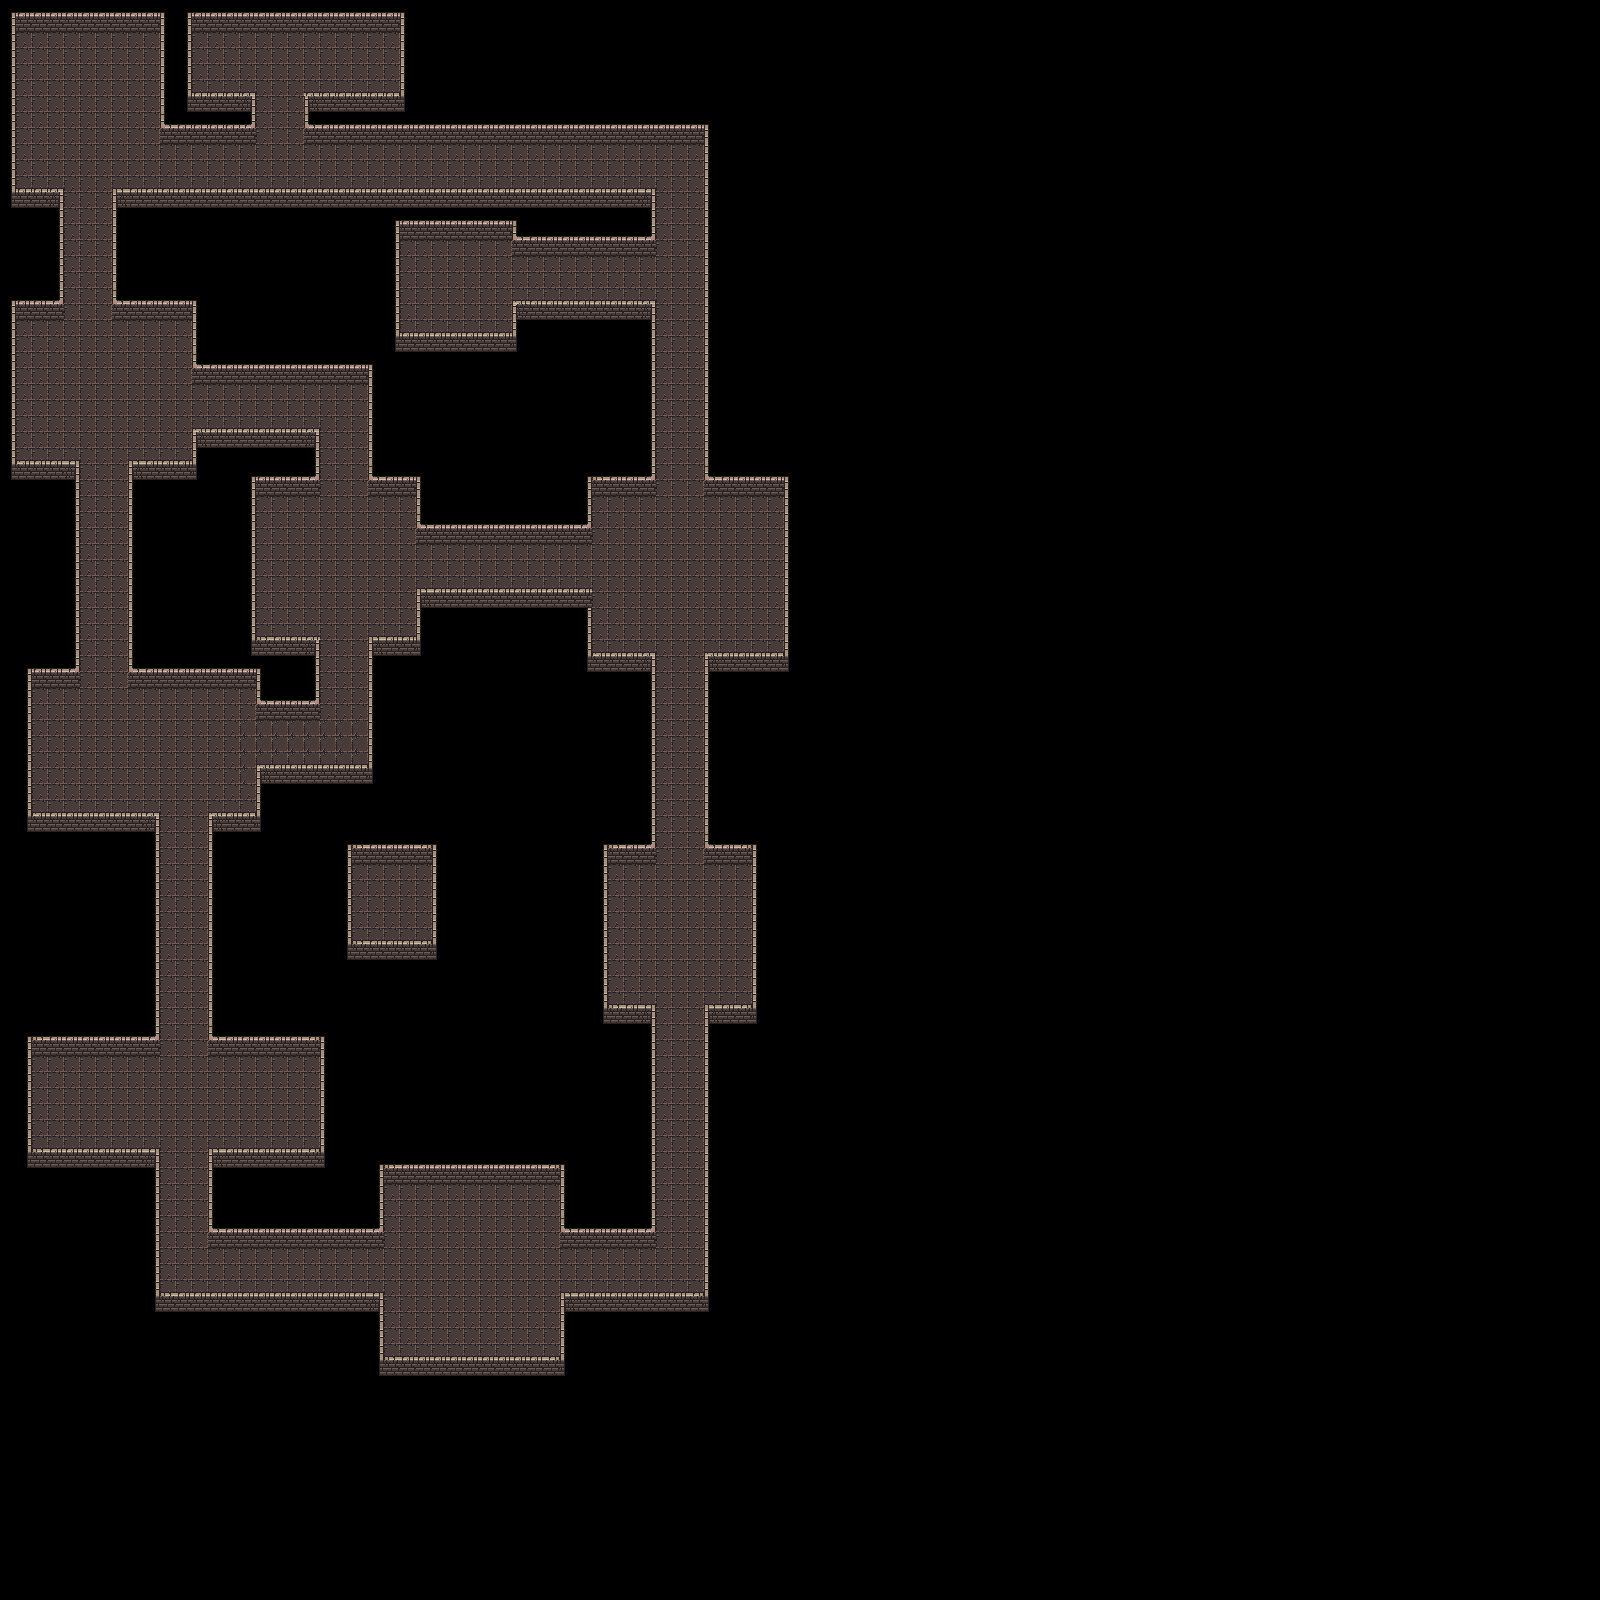

A level layout from a 2D game, rendered from its tile map. Below: a short description, then the map file with tile-grid data replaced by summaries:
An orthogonal 100x100 tile map with 16x16 px tiles, 4 tile layers (Ground, Walls, Tops, Tile Layer 4) and 47 objects (22x chest, 15x Enemies, 5x Health, 2x Levers, actor, ...).

<map version="1.5" tiledversion="1.7.2" orientation="orthogonal" renderorder="right-down" width="100" height="100" tilewidth="16" tileheight="16" infinite="0" nextlayerid="15" nextobjectid="55">
 <editorsettings>
  <export target="../json/dungeon.json" format="json" />
 </editorsettings>
 <tileset firstgid="1" name="dungeon-16-16" tilewidth="16" tileheight="16" tilecount="1024" columns="32">
  <image source="dungeon-16-16.png" width="512" height="512" />
  <tile id="0">
   <properties>
    <property name="collides" type="bool" value="false" />
   </properties>
  </tile>
  <tile id="1">
   <properties>
    <property name="collides" type="bool" value="true" />
   </properties>
  </tile>
  <tile id="2">
   <properties>
    <property name="collides" type="bool" value="true" />
   </properties>
  </tile>
  <tile id="3">
   <properties>
    <property name="collides" type="bool" value="true" />
   </properties>
  </tile>
  <tile id="33">
   <properties>
    <property name="collides" type="bool" value="true" />
   </properties>
  </tile>
  <tile id="34">
   <properties>
    <property name="collides" type="bool" value="true" />
   </properties>
  </tile>
  <tile id="35">
   <properties>
    <property name="collides" type="bool" value="true" />
   </properties>
  </tile>
  <tile id="67">
   <properties>
    <property name="collides" type="bool" value="true" />
   </properties>
  </tile>
  <tile id="99">
   <properties>
    <property name="collides" type="bool" value="true" />
   </properties>
  </tile>
  <tile id="224">
   <properties>
    <property name="collides" type="bool" value="true" />
   </properties>
  </tile>
  <tile id="225">
   <properties>
    <property name="collides" type="bool" value="true" />
   </properties>
  </tile>
  <tile id="226">
   <properties>
    <property name="collides" type="bool" value="true" />
   </properties>
  </tile>
  <tile id="227">
   <properties>
    <property name="collides" type="bool" value="true" />
   </properties>
  </tile>
  <tile id="256">
   <properties>
    <property name="collides" type="bool" value="true" />
   </properties>
  </tile>
  <tile id="257">
   <properties>
    <property name="collides" type="bool" value="true" />
   </properties>
  </tile>
  <tile id="258">
   <properties>
    <property name="collides" type="bool" value="true" />
   </properties>
  </tile>
  <tile id="259">
   <properties>
    <property name="collides" type="bool" value="true" />
   </properties>
  </tile>
  <tile id="260">
   <properties>
    <property name="collides" type="bool" value="true" />
   </properties>
  </tile>
  <tile id="261">
   <properties>
    <property name="collides" type="bool" value="true" />
   </properties>
  </tile>
  <tile id="288">
   <properties>
    <property name="collides" type="bool" value="true" />
   </properties>
  </tile>
  <tile id="289">
   <properties>
    <property name="collides" type="bool" value="true" />
   </properties>
  </tile>
  <tile id="290">
   <properties>
    <property name="collides" type="bool" value="true" />
   </properties>
  </tile>
  <tile id="291">
   <properties>
    <property name="collides" type="bool" value="true" />
   </properties>
  </tile>
  <tile id="292">
   <properties>
    <property name="collides" type="bool" value="true" />
   </properties>
  </tile>
  <tile id="293">
   <properties>
    <property name="collides" type="bool" value="true" />
   </properties>
  </tile>
  <tile id="320">
   <properties>
    <property name="collides" type="bool" value="true" />
   </properties>
  </tile>
  <tile id="321">
   <properties>
    <property name="collides" type="bool" value="true" />
   </properties>
  </tile>
  <tile id="322">
   <properties>
    <property name="collides" type="bool" value="true" />
   </properties>
  </tile>
  <tile id="323">
   <properties>
    <property name="collides" type="bool" value="true" />
   </properties>
  </tile>
  <tile id="324">
   <properties>
    <property name="collides" type="bool" value="true" />
   </properties>
  </tile>
  <tile id="325">
   <properties>
    <property name="collides" type="bool" value="true" />
   </properties>
  </tile>
 </tileset>
 <layer id="1" name="Ground" width="100" height="100" locked="1">
  <data>[10000 cells, 1684 non-empty, 2 distinct tile ids]</data>
 </layer>
 <objectgroup id="3" name="player" locked="1">
  <object id="1" name="player" type="actor" x="86.2606" y="113.474">
   <point />
  </object>
 </objectgroup>
 <objectgroup id="6" name="Health" locked="1">
  <object id="40" x="389.948" y="898.737">
   <point />
  </object>
  <object id="46" name="HealthPoint" type="Health" x="523.644" y="1332.01">
   <point />
  </object>
  <object id="47" name="HealthPoint" type="Health" x="392.424" y="927.21">
   <point />
  </object>
  <object id="48" name="HealthPoint" type="Health" x="725.427" y="996.534">
   <point />
  </object>
  <object id="49" name="HealthPoint" type="Health" x="539.738" y="170.834">
   <point />
  </object>
  <object id="50" name="HealthPoint" type="Health" x="100.272" y="1128.99">
   <point />
  </object>
 </objectgroup>
 <objectgroup id="4" name="Chests" locked="1">
  <object id="3" name="ChestPoint" type="chest" x="448.554" y="286.415">
   <point />
  </object>
  <object id="4" name="ChestPoint" type="chest" x="216.65" y="68.1733">
   <point />
  </object>
  <object id="5" name="ChestPoint" type="chest" x="749.306" y="638.352">
   <point />
  </object>
  <object id="6" name="ChestPoint" type="chest" x="684.983" y="1285.87">
   <point />
  </object>
  <object id="7" name="ChestPoint" type="chest" x="525.162" y="1215.33">
   <point />
  </object>
  <object id="8" name="ChestPoint" type="chest" x="429.144" y="1334.43">
   <point />
  </object>
  <object id="17" name="ChestPoint" type="chest" x="367.665" y="70.562">
   <point />
  </object>
  <object id="18" name="ChestPoint" type="chest" x="752.662" y="524.882">
   <point />
  </object>
  <object id="19" name="ChestPoint" type="chest" x="683.337" y="940.827">
   <point />
  </object>
  <object id="20" name="ChestPoint" type="chest" x="370.141" y="883.882">
   <point />
  </object>
  <object id="21" name="ChestPoint" type="chest" x="370.141" y="928.448">
   <point />
  </object>
  <object id="22" name="ChestPoint" type="chest" x="414.707" y="878.93">
   <point />
  </object>
  <object id="23" name="ChestPoint" type="chest" x="409.755" y="928.448">
   <point />
  </object>
  <object id="24" name="ChestPoint" type="chest" x="71.8" y="1104.23">
   <point />
  </object>
  <object id="25" name="ChestPoint" type="chest" x="281.01" y="1096.81">
   <point />
  </object>
  <object id="26" name="ChestPoint" type="chest" x="55.7069" y="714.286">
   <point />
  </object>
  <object id="27" name="ChestPoint" type="chest" x="226.541" y="781.134">
   <point />
  </object>
  <object id="28" name="ChestPoint" type="chest" x="283.486" y="533.548">
   <point />
  </object>
  <object id="29" name="ChestPoint" type="chest" x="392.424" y="621.441">
   <point />
  </object>
  <object id="30" name="ChestPoint" type="chest" x="45.8034" y="345.383">
   <point />
  </object>
  <object id="31" name="ChestPoint" type="chest" x="164.645" y="356.524">
   <point />
  </object>
  </objectgroup>
 <objectgroup id="5" name="Enemies" locked="1">
  <!-- 18 objects omitted --></objectgroup>
 <layer id="2" name="Walls" width="100" height="100" locked="1">
  <data>[10000 cells, 729 non-empty, 9 distinct tile ids]</data>
 </layer>
 <layer id="9" name="Tops" width="100" height="100" locked="1">
  <data>[10000 cells, 1096 non-empty, 17 distinct tile ids]</data>
 </layer>
 <objectgroup id="11" name="Secret" locked="1">
  <!-- 3 objects omitted --></objectgroup>
 <layer id="12" name="Tile Layer 4" width="100" height="100" locked="1">
  <data>[10000 cells, 0 non-empty, 0 distinct tile ids]</data>
 </layer>
 <objectgroup id="14" name="Levers">
  <!-- 2 objects omitted --></objectgroup>
</map>
<!-- 19 of 47 objects omitted -->
